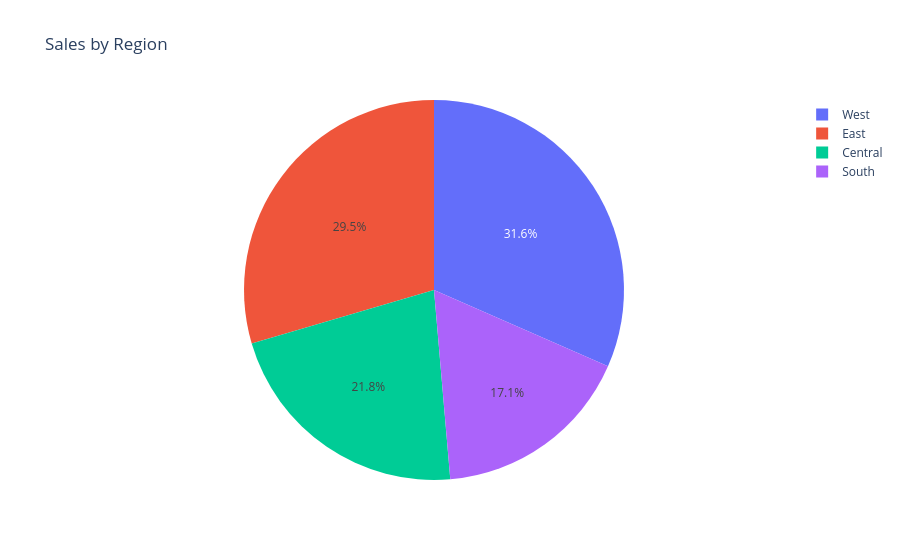

Notebook cell for this chart:
### Code cell
reg_sales = df.groupby("Region")["Sales"].sum().reset_index()

fig = px.pie(reg_sales, 
             names="Region", 
             values="Sales", 
             title="Sales by Region")
fig.show()

### Figure 1 — Plotly figure (JSON) as saved in the notebook; plotly's stock layout.template omitted (floating-point values rounded to 4 significant figures)
{"data": [{"domain": {"x": [0, 1], "y": [0, 1]}, "hovertemplate": "Region=%{label}<br>Sales=%{value}<extra></extra>", "labels": ["Central", "East", "South", "West"], "legendgroup": "", "name": "", "showlegend": true, "type": "pie", "values": [501200.0, 678800.0, 391700.0, 725500.0]}], "layout": {"legend": {"tracegroupgap": 0}, "title": {"text": "Sales by Region"}}}
